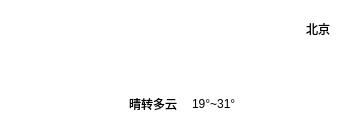
    <widget class="QWidget" name="widget_3" native="true">
     <property name="geometry">
      <rect>
       <x>10</x>
       <y>70</y>
       <width>341</width>
       <height>121</height>
      </rect>
     </property>
     <property name="styleSheet">
      <string notr="true">background-color: rgba(157, 133, 255, 0);
border-radius: 15px</string>
     </property>
     <layout class="QHBoxLayout" name="horizontalLayout_3">
      <property name="spacing">
       <number>8</number>
      </property>
      <item>
       <widget class="QLabel" name="lblTypeIcon">
        <property name="minimumSize">
         <size>
          <width>110</width>
          <height>110</height>
         </size>
        </property>
        <property name="maximumSize">
         <size>
          <width>110</width>
          <height>110</height>
         </size>
        </property>
        <property name="styleSheet">
         <string notr="true">background-color: rgba(255, 255, 255, 0);</string>
        </property>
        <property name="text">
         <string/>
        </property>
        <property name="pixmap">
         <pixmap resource="../weather2/main.qrc">:/res/type/DuoYun.png</pixmap>
        </property>
        <property name="scaledContents">
         <bool>true</bool>
        </property>
        <property name="alignment">
         <set>Qt::AlignCenter</set>
        </property>
       </widget>
      </item>
      <item>
       <layout class="QVBoxLayout" name="verticalLayout_2">
        <property name="spacing">
         <number>0</number>
        </property>
        <item>
         <layout class="QHBoxLayout" name="horizontalLayout_2">
          <item>
           <widget class="QLabel" name="lblTemp">
            <property name="font">
             <font>
              <family>Arial</family>
              <pointsize>50</pointsize>
              <italic>false</italic>
              <bold>false</bold>
             </font>
            </property>
            <property name="styleSheet">
             <string notr="true">color: rgb(255, 255, 255);
font: 50pt &quot;Arial&quot;;
background-color: rgba(0, 255, 255, 0);</string>
            </property>
            <property name="text">
             <string>32°</string>
            </property>
            <property name="scaledContents">
             <bool>true</bool>
            </property>
            <property name="alignment">
             <set>Qt::AlignCenter</set>
            </property>
           </widget>
          </item>
          <item>
           <spacer name="horizontalSpacer_2">
            <property name="orientation">
             <enum>Qt::Horizontal</enum>
            </property>
            <property name="sizeHint" stdset="0">
             <size>
              <width>40</width>
              <height>20</height>
             </size>
            </property>
           </spacer>
          </item>
          <item>
           <layout class="QVBoxLayout" name="verticalLayout">
            <property name="topMargin">
             <number>0</number>
            </property>
            <property name="bottomMargin">
             <number>40</number>
            </property>
            <item>
             <widget class="QLabel" name="lblCity">
              <property name="styleSheet">
               <string notr="true">font: 12pt &quot;Microsoft YaHei UI&quot;;
background-color: rgba(255, 255, 255,0);</string>
              </property>
              <property name="text">
               <string>北京</string>
              </property>
              <property name="alignment">
               <set>Qt::AlignRight|Qt::AlignTrailing|Qt::AlignVCenter</set>
              </property>
             </widget>
            </item>
           </layout>
          </item>
         </layout>
        </item>
        <item>
         <layout class="QHBoxLayout" name="horizontalLayout">
          <property name="spacing">
           <number>6</number>
          </property>
          <property name="sizeConstraint">
           <enum>QLayout::SetDefaultConstraint</enum>
          </property>
          <item>
           <widget class="QLabel" name="lblType">
            <property name="sizePolicy">
             <sizepolicy hsizetype="Preferred" vsizetype="Preferred">
              <horstretch>0</horstretch>
              <verstretch>0</verstretch>
             </sizepolicy>
            </property>
            <property name="styleSheet">
             <string notr="true">background-color: rgba(255, 255, 255,0);
font: 12pt &quot;微软雅黑&quot;;</string>
            </property>
            <property name="text">
             <string>晴转多云</string>
            </property>
            <property name="scaledContents">
             <bool>true</bool>
            </property>
            <property name="alignment">
             <set>Qt::AlignLeading|Qt::AlignLeft|Qt::AlignVCenter</set>
            </property>
           </widget>
          </item>
          <item>
           <widget class="Line" name="line">
            <property name="minimumSize">
             <size>
              <width>0</width>
              <height>15</height>
             </size>
            </property>
            <property name="maximumSize">
             <size>
              <width>16777215</width>
              <height>15</height>
             </size>
            </property>
            <property name="styleSheet">
             <string notr="true">color: rgb(255, 0, 0);</string>
            </property>
            <property name="orientation">
             <enum>Qt::Vertical</enum>
            </property>
           </widget>
          </item>
          <item>
           <widget class="QLabel" name="lblLowHigh">
            <property name="styleSheet">
             <string notr="true">background-color: rgba(255, 255, 255,0);
font: 12pt &quot;微软雅黑&quot;;</string>
            </property>
            <property name="text">
             <string>19°~31°</string>
            </property>
            <property name="alignment">
             <set>Qt::AlignLeading|Qt::AlignLeft|Qt::AlignVCenter</set>
            </property>
           </widget>
          </item>
          <item>
           <spacer name="horizontalSpacer">
            <property name="orientation">
             <enum>Qt::Horizontal</enum>
            </property>
            <property name="sizeHint" stdset="0">
             <size>
              <width>40</width>
              <height>20</height>
             </size>
            </property>
           </spacer>
          </item>
         </layout>
        </item>
       </layout>
      </item>
     </layout>
    </widget>
